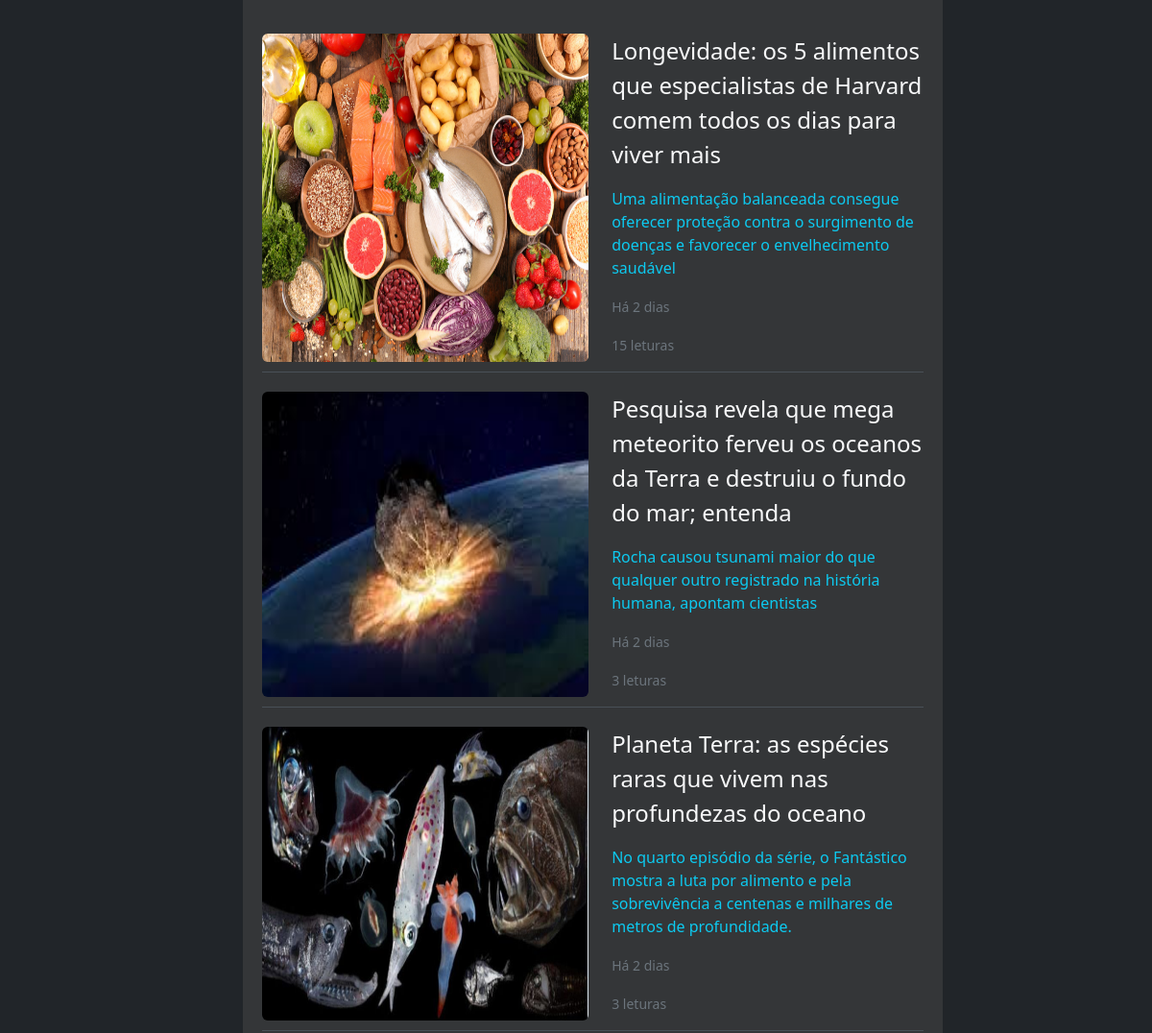
/portal/celulas-tronco-para-o-diabetes-seria-a-cura-da-doenca/ (middle part), run on an earlier commit of the app's database.
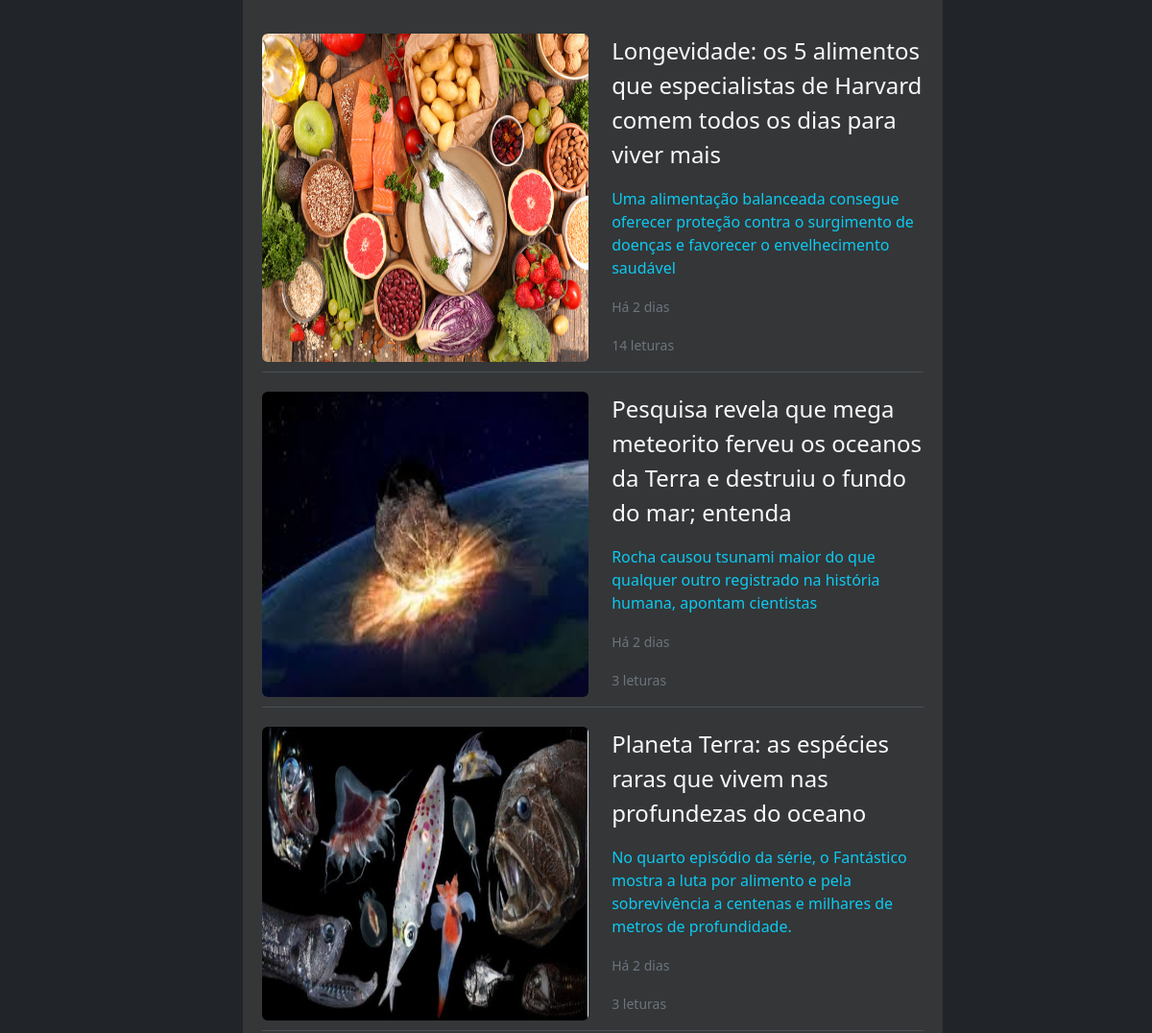
And on a later commit of the database.
### app_noticias/models.py (models this page shows, shortened)
class Noticia(models.Model):
    titulo = models.CharField('Título', max_length=100, unique=True,  null=True)
    slug = models.SlugField(max_length=100, editable=False, unique=True, null=True)
    subtitulo = models.CharField('Subtítulo', max_length=300, null=True )
    conteudo= models.TextField('Conteúdo', max_length=3000)
    criada_em = models.DateTimeField('Criada em', help_text='dd/mm/yyyy hh:MM', auto_now_add=True)
    atualizada_em = models.DateTimeField('Atualizada', help_text='dd/mm/yyyy hh:MM', auto_now_add=True)
    imagem = models.ImageField(upload_to='', blank=True)
    autor = models.ForeignKey(User, on_delete=models.RESTRICT, editable=False)
    categoria = models.ManyToManyField(Categoria)
    publicada_em = models.DateTimeField('Publicada em', help_text='dd/mm/yyyy hh:MM', null=True, editable=False)
    publicada = models.BooleanField('Publicada', default=False)
    num_visualizacoes = models.IntegerField(default=0, verbose_name='Número de visualizações', editable=False)
    fonte_informacao = models.CharField('Fonte', max_length=400, null=True )
    def _calcular_tempo_da_atualizacao(self) -> str:
        return calcular_tempo_decorrido(self.atualizada_em)
    atualizacao_tempo = property(_calcular_tempo_da_atualizacao)
    def _calcular_tempo_da_publicacao(self) -> str:
        return calcular_tempo_decorrido(self.publicada_em)
    publicacao_tempo = property(_calcular_tempo_da_publicacao)
    def _paragrafos(self) -> list[str]:
        return self.conteudo.split('\n')
    paragrafos = property(_paragrafos)
    def save(self, *args, **kwargs):
        self.slug = slugify(self.titulo)
        if self.publicada and not self.publicada_em:
            self.publicada_em = datetime.now()
        elif not self.publicada and self.publicada_em:
            self.publicada_em = None
        return super().save(*args, **kwargs)
    class Meta:
        db_table = 'noticias'
        permissions = [
            ("pode_publicar", "Permissão atribuida à Editores para a publicação da Notícia"),
        ]

### app_noticias/views.py (the view)
# urls.py: path("portal/<slug:slug>/", NoticiaDetailView.as_view(), name="noticia-detail"),
class NoticiaDetailView(NoticiaBaseDetailView):
    def acrescentar_visualizacao(self, noticia_id: int = 0):
        if self.object.publicada and not noticia_id:
            self.object.num_visualizacoes += 1
            self.object.save()

### app_noticias/views.py (called while the page is built)
    def get_context_data(self, **kwargs):
        context = super().get_context_data(**kwargs)
        ids_das_categorias = [categoria.id for categoria in self.object.categoria.all()]
        noticias_relacionadas = Noticia.objects.filter(categoria__in=ids_das_categorias).exclude(id=self.object.id).order_by('-publicada_em')
        context['noticias'] = noticias_relacionadas
        return context

    def pode_ver_uma_noticia_nao_publicada(self) -> bool:
        eh_editor: bool = self.request.user.has_perm('app_noticias.pode_publicar')
        eh_autor: bool = self.request.user.has_perm('app_noticias.add_noticia')
        eh_autor_da_noticia: bool = eh_autor and self.object.autor == self.request.user
        pode_ver_noticia_nao_publicada: bool = eh_editor or eh_autor_da_noticia
        return self.object.publicada or pode_ver_noticia_nao_publicada

### app_noticias/templates/noticia.html (shortened to what this page needs)
{% extends "base.html" %}
{% load django_bootstrap5 %}
{% load static %}
{% block content %}
{% static 'media' as media_url %}
<div class=" p-5 ">
    <div style="margin-top: 60px; padding: 0; margin-left: 35px;">
        <div class="justify-content-center row mt-3">
            <div class="col-8 mt-3 mb-3  rounded" style="background-color: #343638; padding: 20px;">
                {% include "noticia_card.html" %}
            </div>
        </div>
    </div>
</div>
{% endblock %}

### app_noticias/templates/noticia_card.html (shortened to what this page needs)
{% load django_bootstrap5 %}
{% load static %}
{% static 'media' as media_url %}
{% for uma_noticia in noticias %}
<a href="{% url 'noticia-detail' uma_noticia.slug %}" class="  text-decoration-none">
    <div class=" d-flex border-bottom " style="margin-bottom: 20px; flex-wrap: wrap; padding: 0;">
        <div class="ratio ratio-16x9 " style="object-fit: contain; max-width: 340px;   margin-bottom: 10px;">
            <img src="{{media_url}}/{{uma_noticia.imagem}}" alt="{{uma_noticia.titulo}}" class="w-100 rounded">
        </div>
        <div class="col">
            <p class="ms-4 fs-4 text-light ">{{uma_noticia.titulo}}</p>
            <p class="ms-4  fs-6 text-info ">{{uma_noticia.subtitulo}}</p>
            {% if uma_noticia.publicacao_tempo == 'agora' %}
            <p class="ms-4 fs-6 text-secondary text-capitalize"><small>{{uma_noticia.publicacao_tempo}}</small></p>
            {% else %}
            <p class="ms-4 fs-6 text-secondary"><small>Há {{uma_noticia.publicacao_tempo}}</small></p>
            {% if uma_noticia.num_visualizacoes == 0 %}
            <p class="ms-4 fs-6 text-secondary"><small>Não lida</small></p>
            {% else %}
            <p class="ms-4 fs-6 text-secondary"><small>{{ uma_noticia.num_visualizacoes }}
                    letura{{ uma_noticia.num_visualizacoes|pluralize }}</small></p>
            {% endif %}
            {% endif %}
        </div>
    </div>
</a>
{% endfor %}

What changed in the data, as far as the page shows it:
changed Noticia (number 1 of 3 on the later page): num_visualizacoes "15" → "14"
